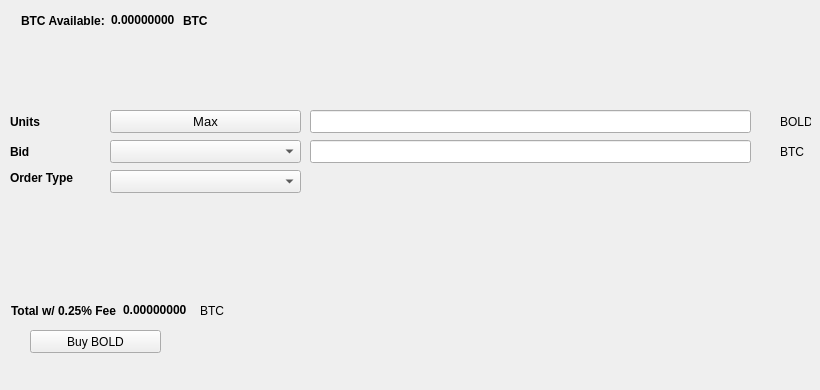
   <widget class="QWidget" name="BuyTab">
    <attribute name="title">
     <string>Buy</string>
    </attribute>
    <widget class="QPushButton" name="BuyBOLD">
     <property name="geometry">
      <rect>
       <x>30</x>
       <y>330</y>
       <width>131</width>
       <height>23</height>
      </rect>
     </property>
     <property name="text">
      <string>Buy BOLD</string>
     </property>
     <property name="icon">
      <iconset resource="../bold.qrc">
       <normaloff>:/icons/bitcoin</normaloff>:/icons/bitcoin</iconset>
     </property>
    </widget>
    <widget class="QLabel" name="label_3">
     <property name="geometry">
      <rect>
       <x>10</x>
       <y>110</y>
       <width>46</width>
       <height>23</height>
      </rect>
     </property>
     <property name="font">
      <font>
       <weight>75</weight>
       <bold>true</bold>
      </font>
     </property>
     <property name="text">
      <string>Units</string>
     </property>
    </widget>
    <widget class="QLineEdit" name="UnitsInput">
     <property name="geometry">
      <rect>
       <x>310</x>
       <y>110</y>
       <width>441</width>
       <height>23</height>
      </rect>
     </property>
     <property name="font">
      <font>
       <pointsize>9</pointsize>
       <weight>75</weight>
       <bold>true</bold>
      </font>
     </property>
    </widget>
    <widget class="QLineEdit" name="BuyBidPriceEdit">
     <property name="geometry">
      <rect>
       <x>310</x>
       <y>140</y>
       <width>441</width>
       <height>23</height>
      </rect>
     </property>
     <property name="font">
      <font>
       <pointsize>9</pointsize>
       <weight>75</weight>
       <bold>true</bold>
      </font>
     </property>
    </widget>
    <widget class="QLabel" name="label_4">
     <property name="geometry">
      <rect>
       <x>780</x>
       <y>110</y>
       <width>31</width>
       <height>23</height>
      </rect>
     </property>
     <property name="text">
      <string>BOLD</string>
     </property>
    </widget>
    <widget class="QLabel" name="label_5">
     <property name="geometry">
      <rect>
       <x>780</x>
       <y>140</y>
       <width>31</width>
       <height>23</height>
      </rect>
     </property>
     <property name="text">
      <string>BTC</string>
     </property>
    </widget>
    <widget class="QLabel" name="label_6">
     <property name="geometry">
      <rect>
       <x>10</x>
       <y>140</y>
       <width>46</width>
       <height>23</height>
      </rect>
     </property>
     <property name="font">
      <font>
       <weight>75</weight>
       <bold>true</bold>
      </font>
     </property>
     <property name="text">
      <string>Bid</string>
     </property>
    </widget>
    <widget class="QLabel" name="label_7">
     <property name="geometry">
      <rect>
       <x>10</x>
       <y>170</y>
       <width>91</width>
       <height>16</height>
      </rect>
     </property>
     <property name="font">
      <font>
       <weight>75</weight>
       <bold>true</bold>
      </font>
     </property>
     <property name="text">
      <string>Order Type</string>
     </property>
    </widget>
    <widget class="QPushButton" name="Buy_Max_Amount">
     <property name="geometry">
      <rect>
       <x>110</x>
       <y>110</y>
       <width>191</width>
       <height>23</height>
      </rect>
     </property>
     <property name="font">
      <font>
       <pointsize>10</pointsize>
      </font>
     </property>
     <property name="text">
      <string>Max</string>
     </property>
    </widget>
    <widget class="QComboBox" name="BuyBidcomboBox">
     <property name="geometry">
      <rect>
       <x>110</x>
       <y>140</y>
       <width>191</width>
       <height>23</height>
      </rect>
     </property>
     <property name="font">
      <font>
       <pointsize>10</pointsize>
      </font>
     </property>
    </widget>
    <widget class="QComboBox" name="buyOrdertypeCombo">
     <property name="geometry">
      <rect>
       <x>110</x>
       <y>170</y>
       <width>191</width>
       <height>23</height>
      </rect>
     </property>
     <property name="font">
      <font>
       <pointsize>10</pointsize>
      </font>
     </property>
    </widget>
    <widget class="QWidget" name="layoutWidget1">
     <property name="geometry">
      <rect>
       <x>21</x>
       <y>11</y>
       <width>227</width>
       <height>19</height>
      </rect>
     </property>
     <layout class="QHBoxLayout" name="horizontalLayout_3">
      <item>
       <widget class="QLabel" name="label232">
        <property name="font">
         <font>
          <weight>75</weight>
          <bold>true</bold>
         </font>
        </property>
        <property name="text">
         <string>BTC Available:</string>
        </property>
       </widget>
      </item>
      <item>
       <widget class="QLabel" name="BtcAvailableLbl">
        <property name="palette">
         <palette>
          <active>
           <colorrole role="WindowText">
            <brush brushstyle="SolidPattern">
             <color alpha="255">
              <red>0</red>
              <green>0</green>
              <blue>0</blue>
             </color>
            </brush>
           </colorrole>
           <colorrole role="Button">
            <brush brushstyle="SolidPattern">
             <color alpha="255">
              <red>0</red>
              <green>170</green>
              <blue>0</blue>
             </color>
            </brush>
           </colorrole>
           <colorrole role="Light">
            <brush brushstyle="SolidPattern">
             <color alpha="255">
              <red>0</red>
              <green>255</green>
              <blue>0</blue>
             </color>
            </brush>
           </colorrole>
           <colorrole role="Midlight">
            <brush brushstyle="SolidPattern">
             <color alpha="255">
              <red>0</red>
              <green>212</green>
              <blue>0</blue>
             </color>
            </brush>
           </colorrole>
           <colorrole role="Dark">
            <brush brushstyle="SolidPattern">
             <color alpha="255">
              <red>0</red>
              <green>85</green>
              <blue>0</blue>
             </color>
            </brush>
           </colorrole>
           <colorrole role="Mid">
            <brush brushstyle="SolidPattern">
             <color alpha="255">
              <red>0</red>
              <green>113</green>
              <blue>0</blue>
             </color>
            </brush>
           </colorrole>
           <colorrole role="Text">
            <brush brushstyle="SolidPattern">
             <color alpha="255">
              <red>0</red>
              <green>170</green>
              <blue>0</blue>
             </color>
            </brush>
           </colorrole>
           <colorrole role="BrightText">
            <brush brushstyle="SolidPattern">
             <color alpha="255">
              <red>255</red>
              <green>255</green>
              <blue>255</blue>
             </color>
            </brush>
           </colorrole>
           <colorrole role="ButtonText">
            <brush brushstyle="SolidPattern">
             <color alpha="255">
              <red>0</red>
              <green>0</green>
              <blue>0</blue>
             </color>
            </brush>
           </colorrole>
           <colorrole role="Base">
            <brush brushstyle="SolidPattern">
             <color alpha="255">
              <red>255</red>
              <green>255</green>
              <blue>255</blue>
             </color>
            </brush>
           </colorrole>
           <colorrole role="Window">
            <brush brushstyle="SolidPattern">
             <color alpha="255">
              <red>0</red>
              <green>170</green>
              <blue>0</blue>
             </color>
            </brush>
           </colorrole>
           <colorrole role="Shadow">
            <brush brushstyle="SolidPattern">
             <color alpha="255">
              <red>0</red>
              <green>0</green>
              <blue>0</blue>
             </color>
            </brush>
           </colorrole>
           <colorrole role="AlternateBase">
            <brush brushstyle="SolidPattern">
             <color alpha="255">
              <red>127</red>
              <green>212</green>
              <blue>127</blue>
             </color>
            </brush>
           </colorrole>
           <colorrole role="ToolTipBase">
            <brush brushstyle="SolidPattern">
             <color alpha="255">
              <red>255</red>
              <green>255</green>
              <blue>220</blue>
             </color>
            </brush>
           </colorrole>
           <colorrole role="ToolTipText">
            <brush brushstyle="SolidPattern">
             <color alpha="255">
              <red>0</red>
              <green>0</green>
              <blue>0</blue>
             </color>
            </brush>
           </colorrole>
          </active>
          <inactive>
           <colorrole role="WindowText">
            <brush brushstyle="SolidPattern">
             <color alpha="255">
              <red>0</red>
              <green>0</green>
              <blue>0</blue>
             </color>
            </brush>
           </colorrole>
           <colorrole role="Button">
            <brush brushstyle="SolidPattern">
             <color alpha="255">
              <red>0</red>
              <green>170</green>
              <blue>0</blue>
             </color>
            </brush>
           </colorrole>
           <colorrole role="Light">
            <brush brushstyle="SolidPattern">
             <color alpha="255">
              <red>0</red>
              <green>255</green>
              <blue>0</blue>
             </color>
            </brush>
           </colorrole>
           <colorrole role="Midlight">
            <brush brushstyle="SolidPattern">
             <color alpha="255">
              <red>0</red>
              <green>212</green>
              <blue>0</blue>
             </color>
            </brush>
           </colorrole>
           <colorrole role="Dark">
            <brush brushstyle="SolidPattern">
             <color alpha="255">
              <red>0</red>
              <green>85</green>
              <blue>0</blue>
             </color>
            </brush>
           </colorrole>
           <colorrole role="Mid">
            <brush brushstyle="SolidPattern">
             <color alpha="255">
              <red>0</red>
              <green>113</green>
              <blue>0</blue>
             </color>
            </brush>
           </colorrole>
           <colorrole role="Text">
            <brush brushstyle="SolidPattern">
             <color alpha="255">
              <red>0</red>
              <green>170</green>
              <blue>0</blue>
             </color>
            </brush>
           </colorrole>
           <colorrole role="BrightText">
            <brush brushstyle="SolidPattern">
             <color alpha="255">
              <red>255</red>
              <green>255</green>
              <blue>255</blue>
             </color>
            </brush>
           </colorrole>
           <colorrole role="ButtonText">
            <brush brushstyle="SolidPattern">
             <color alpha="255">
              <red>0</red>
              <green>0</green>
              <blue>0</blue>
             </color>
            </brush>
           </colorrole>
           <colorrole role="Base">
            <brush brushstyle="SolidPattern">
             <color alpha="255">
              <red>255</red>
              <green>255</green>
              <blue>255</blue>
             </color>
            </brush>
           </colorrole>
           <colorrole role="Window">
            <brush brushstyle="SolidPattern">
             <color alpha="255">
              <red>0</red>
              <green>170</green>
              <blue>0</blue>
             </color>
            </brush>
           </colorrole>
           <colorrole role="Shadow">
            <brush brushstyle="SolidPattern">
             <color alpha="255">
              <red>0</red>
              <green>0</green>
              <blue>0</blue>
             </color>
            </brush>
           </colorrole>
           <colorrole role="AlternateBase">
            <brush brushstyle="SolidPattern">
             <color alpha="255">
              <red>127</red>
              <green>212</green>
              <blue>127</blue>
             </color>
            </brush>
           </colorrole>
           <colorrole role="ToolTipBase">
            <brush brushstyle="SolidPattern">
             <color alpha="255">
              <red>255</red>
              <green>255</green>
              <blue>220</blue>
             </color>
            </brush>
           </colorrole>
           <colorrole role="ToolTipText">
            <brush brushstyle="SolidPattern">
             <color alpha="255">
              <red>0</red>
              <green>0</green>
              <blue>0</blue>
             </color>
            </brush>
           </colorrole>
          </inactive>
          <disabled>
           <colorrole role="WindowText">
            <brush brushstyle="SolidPattern">
             <color alpha="255">
              <red>0</red>
              <green>85</green>
              <blue>0</blue>
             </color>
            </brush>
           </colorrole>
           <colorrole role="Button">
            <brush brushstyle="SolidPattern">
             <color alpha="255">
              <red>0</red>
              <green>170</green>
              <blue>0</blue>
             </color>
            </brush>
           </colorrole>
           <colorrole role="Light">
            <brush brushstyle="SolidPattern">
             <color alpha="255">
              <red>0</red>
              <green>255</green>
              <blue>0</blue>
             </color>
            </brush>
           </colorrole>
           <colorrole role="Midlight">
            <brush brushstyle="SolidPattern">
             <color alpha="255">
              <red>0</red>
              <green>212</green>
              <blue>0</blue>
             </color>
            </brush>
           </colorrole>
           <colorrole role="Dark">
            <brush brushstyle="SolidPattern">
             <color alpha="255">
              <red>0</red>
              <green>85</green>
              <blue>0</blue>
             </color>
            </brush>
           </colorrole>
           <colorrole role="Mid">
            <brush brushstyle="SolidPattern">
             <color alpha="255">
              <red>0</red>
              <green>113</green>
              <blue>0</blue>
             </color>
            </brush>
           </colorrole>
           <colorrole role="Text">
            <brush brushstyle="SolidPattern">
             <color alpha="255">
              <red>0</red>
              <green>85</green>
              <blue>0</blue>
             </color>
            </brush>
           </colorrole>
           <colorrole role="BrightText">
            <brush brushstyle="SolidPattern">
             <color alpha="255">
              <red>255</red>
              <green>255</green>
              <blue>255</blue>
             </color>
            </brush>
           </colorrole>
           <colorrole role="ButtonText">
            <brush brushstyle="SolidPattern">
             <color alpha="255">
              <red>0</red>
              <green>85</green>
              <blue>0</blue>
             </color>
            </brush>
           </colorrole>
           <colorrole role="Base">
            <brush brushstyle="SolidPattern">
             <color alpha="255">
              <red>0</red>
              <green>170</green>
              <blue>0</blue>
             </color>
            </brush>
           </colorrole>
           <colorrole role="Window">
            <brush brushstyle="SolidPattern">
             <color alpha="255">
              <red>0</red>
              <green>170</green>
              <blue>0</blue>
             </color>
            </brush>
           </colorrole>
           <colorrole role="Shadow">
            <brush brushstyle="SolidPattern">
             <color alpha="255">
              <red>0</red>
              <green>0</green>
              <blue>0</blue>
             </color>
            </brush>
           </colorrole>
           <colorrole role="AlternateBase">
            <brush brushstyle="SolidPattern">
             <color alpha="255">
              <red>0</red>
              <green>170</green>
              <blue>0</blue>
             </color>
            </brush>
           </colorrole>
           <colorrole role="ToolTipBase">
            <brush brushstyle="SolidPattern">
             <color alpha="255">
              <red>255</red>
              <green>255</green>
              <blue>220</blue>
             </color>
            </brush>
           </colorrole>
           <colorrole role="ToolTipText">
            <brush brushstyle="SolidPattern">
             <color alpha="255">
              <red>0</red>
              <green>0</green>
              <blue>0</blue>
             </color>
            </brush>
           </colorrole>
          </disabled>
         </palette>
        </property>
        <property name="font">
         <font>
          <weight>75</weight>
          <bold>true</bold>
         </font>
        </property>
        <property name="text">
         <string>0.00000000</string>
        </property>
        <property name="textInteractionFlags">
         <set>Qt::LinksAccessibleByMouse|Qt::TextSelectableByKeyboard|Qt::TextSelectableByMouse</set>
        </property>
       </widget>
      </item>
      <item>
       <widget class="QLabel" name="BtcAvailableLbl_2">
        <property name="font">
         <font>
          <weight>75</weight>
          <bold>true</bold>
         </font>
        </property>
        <property name="text">
         <string>BTC</string>
        </property>
       </widget>
      </item>
     </layout>
    </widget>
    <widget class="QWidget" name="layoutWidge2">
     <property name="geometry">
      <rect>
       <x>11</x>
       <y>301</y>
       <width>259</width>
       <height>19</height>
      </rect>
     </property>
     <layout class="QHBoxLayout" name="horizontalLayout_4">
      <item>
       <widget class="QLabel" name="label_9">
        <property name="font">
         <font>
          <weight>75</weight>
          <bold>true</bold>
         </font>
        </property>
        <property name="text">
         <string>Total w/ 0.25% Fee</string>
        </property>
       </widget>
      </item>
      <item>
       <widget class="QLabel" name="BuyCostLabel">
        <property name="palette">
         <palette>
          <active>
           <colorrole role="WindowText">
            <brush brushstyle="SolidPattern">
             <color alpha="255">
              <red>0</red>
              <green>0</green>
              <blue>0</blue>
             </color>
            </brush>
           </colorrole>
           <colorrole role="Button">
            <brush brushstyle="SolidPattern">
             <color alpha="255">
              <red>0</red>
              <green>170</green>
              <blue>0</blue>
             </color>
            </brush>
           </colorrole>
           <colorrole role="Light">
            <brush brushstyle="SolidPattern">
             <color alpha="255">
              <red>0</red>
              <green>255</green>
              <blue>0</blue>
             </color>
            </brush>
           </colorrole>
           <colorrole role="Midlight">
            <brush brushstyle="SolidPattern">
             <color alpha="255">
              <red>0</red>
              <green>212</green>
              <blue>0</blue>
             </color>
            </brush>
           </colorrole>
           <colorrole role="Dark">
            <brush brushstyle="SolidPattern">
             <color alpha="255">
              <red>0</red>
              <green>85</green>
              <blue>0</blue>
             </color>
            </brush>
           </colorrole>
           <colorrole role="Mid">
            <brush brushstyle="SolidPattern">
             <color alpha="255">
              <red>0</red>
              <green>113</green>
              <blue>0</blue>
             </color>
            </brush>
           </colorrole>
           <colorrole role="Text">
            <brush brushstyle="SolidPattern">
             <color alpha="255">
              <red>0</red>
              <green>170</green>
              <blue>0</blue>
             </color>
            </brush>
           </colorrole>
           <colorrole role="BrightText">
            <brush brushstyle="SolidPattern">
             <color alpha="255">
              <red>255</red>
              <green>255</green>
              <blue>255</blue>
             </color>
            </brush>
           </colorrole>
           <colorrole role="ButtonText">
            <brush brushstyle="SolidPattern">
             <color alpha="255">
              <red>0</red>
              <green>0</green>
              <blue>0</blue>
             </color>
            </brush>
           </colorrole>
           <colorrole role="Base">
            <brush brushstyle="SolidPattern">
             <color alpha="255">
              <red>255</red>
              <green>255</green>
              <blue>255</blue>
             </color>
            </brush>
           </colorrole>
           <colorrole role="Window">
            <brush brushstyle="SolidPattern">
             <color alpha="255">
              <red>0</red>
              <green>170</green>
              <blue>0</blue>
             </color>
            </brush>
           </colorrole>
           <colorrole role="Shadow">
            <brush brushstyle="SolidPattern">
             <color alpha="255">
              <red>0</red>
              <green>0</green>
              <blue>0</blue>
             </color>
            </brush>
           </colorrole>
           <colorrole role="AlternateBase">
            <brush brushstyle="SolidPattern">
             <color alpha="255">
              <red>127</red>
              <green>212</green>
              <blue>127</blue>
             </color>
            </brush>
           </colorrole>
           <colorrole role="ToolTipBase">
            <brush brushstyle="SolidPattern">
             <color alpha="255">
              <red>255</red>
              <green>255</green>
              <blue>220</blue>
             </color>
            </brush>
           </colorrole>
           <colorrole role="ToolTipText">
            <brush brushstyle="SolidPattern">
             <color alpha="255">
              <red>0</red>
              <green>0</green>
              <blue>0</blue>
             </color>
            </brush>
           </colorrole>
          </active>
          <inactive>
           <colorrole role="WindowText">
            <brush brushstyle="SolidPattern">
             <color alpha="255">
              <red>0</red>
              <green>0</green>
              <blue>0</blue>
             </color>
            </brush>
           </colorrole>
           <colorrole role="Button">
            <brush brushstyle="SolidPattern">
             <color alpha="255">
              <red>0</red>
              <green>170</green>
              <blue>0</blue>
             </color>
            </brush>
           </colorrole>
           <colorrole role="Light">
            <brush brushstyle="SolidPattern">
             <color alpha="255">
              <red>0</red>
              <green>255</green>
              <blue>0</blue>
             </color>
            </brush>
           </colorrole>
           <colorrole role="Midlight">
            <brush brushstyle="SolidPattern">
             <color alpha="255">
              <red>0</red>
              <green>212</green>
              <blue>0</blue>
             </color>
            </brush>
           </colorrole>
           <colorrole role="Dark">
            <brush brushstyle="SolidPattern">
             <color alpha="255">
              <red>0</red>
              <green>85</green>
              <blue>0</blue>
             </color>
            </brush>
           </colorrole>
           <colorrole role="Mid">
            <brush brushstyle="SolidPattern">
             <color alpha="255">
              <red>0</red>
              <green>113</green>
              <blue>0</blue>
             </color>
            </brush>
           </colorrole>
           <colorrole role="Text">
            <brush brushstyle="SolidPattern">
             <color alpha="255">
              <red>0</red>
              <green>170</green>
              <blue>0</blue>
             </color>
            </brush>
           </colorrole>
           <colorrole role="BrightText">
            <brush brushstyle="SolidPattern">
             <color alpha="255">
              <red>255</red>
              <green>255</green>
              <blue>255</blue>
             </color>
            </brush>
           </colorrole>
           <colorrole role="ButtonText">
            <brush brushstyle="SolidPattern">
             <color alpha="255">
              <red>0</red>
              <green>0</green>
              <blue>0</blue>
             </color>
            </brush>
           </colorrole>
           <colorrole role="Base">
            <brush brushstyle="SolidPattern">
             <color alpha="255">
              <red>255</red>
              <green>255</green>
              <blue>255</blue>
             </color>
            </brush>
           </colorrole>
           <colorrole role="Window">
            <brush brushstyle="SolidPattern">
             <color alpha="255">
              <red>0</red>
              <green>170</green>
              <blue>0</blue>
             </color>
            </brush>
           </colorrole>
           <colorrole role="Shadow">
            <brush brushstyle="SolidPattern">
             <color alpha="255">
              <red>0</red>
              <green>0</green>
              <blue>0</blue>
             </color>
            </brush>
           </colorrole>
           <colorrole role="AlternateBase">
            <brush brushstyle="SolidPattern">
             <color alpha="255">
              <red>127</red>
              <green>212</green>
              <blue>127</blue>
             </color>
            </brush>
           </colorrole>
           <colorrole role="ToolTipBase">
            <brush brushstyle="SolidPattern">
             <color alpha="255">
              <red>255</red>
              <green>255</green>
              <blue>220</blue>
             </color>
            </brush>
           </colorrole>
           <colorrole role="ToolTipText">
            <brush brushstyle="SolidPattern">
             <color alpha="255">
              <red>0</red>
              <green>0</green>
              <blue>0</blue>
             </color>
            </brush>
           </colorrole>
          </inactive>
          <disabled>
           <colorrole role="WindowText">
            <brush brushstyle="SolidPattern">
             <color alpha="255">
              <red>0</red>
              <green>85</green>
              <blue>0</blue>
             </color>
            </brush>
           </colorrole>
           <colorrole role="Button">
            <brush brushstyle="SolidPattern">
             <color alpha="255">
              <red>0</red>
              <green>170</green>
              <blue>0</blue>
             </color>
            </brush>
           </colorrole>
           <colorrole role="Light">
            <brush brushstyle="SolidPattern">
             <color alpha="255">
              <red>0</red>
              <green>255</green>
              <blue>0</blue>
             </color>
            </brush>
           </colorrole>
           <colorrole role="Midlight">
            <brush brushstyle="SolidPattern">
             <color alpha="255">
              <red>0</red>
              <green>212</green>
              <blue>0</blue>
             </color>
            </brush>
           </colorrole>
           <colorrole role="Dark">
            <brush brushstyle="SolidPattern">
             <color alpha="255">
              <red>0</red>
              <green>85</green>
              <blue>0</blue>
             </color>
            </brush>
           </colorrole>
           <colorrole role="Mid">
            <brush brushstyle="SolidPattern">
             <color alpha="255">
              <red>0</red>
              <green>113</green>
              <blue>0</blue>
             </color>
            </brush>
           </colorrole>
           <colorrole role="Text">
            <brush brushstyle="SolidPattern">
             <color alpha="255">
              <red>0</red>
              <green>85</green>
              <blue>0</blue>
             </color>
            </brush>
           </colorrole>
           <colorrole role="BrightText">
            <brush brushstyle="SolidPattern">
             <color alpha="255">
              <red>255</red>
              <green>255</green>
              <blue>255</blue>
             </color>
            </brush>
           </colorrole>
           <colorrole role="ButtonText">
            <brush brushstyle="SolidPattern">
             <color alpha="255">
              <red>0</red>
              <green>85</green>
              <blue>0</blue>
             </color>
            </brush>
           </colorrole>
           <colorrole role="Base">
            <brush brushstyle="SolidPattern">
             <color alpha="255">
              <red>0</red>
              <green>170</green>
              <blue>0</blue>
             </color>
            </brush>
           </colorrole>
           <colorrole role="Window">
            <brush brushstyle="SolidPattern">
             <color alpha="255">
              <red>0</red>
              <green>170</green>
              <blue>0</blue>
             </color>
            </brush>
           </colorrole>
           <colorrole role="Shadow">
            <brush brushstyle="SolidPattern">
             <color alpha="255">
              <red>0</red>
              <green>0</green>
              <blue>0</blue>
             </color>
            </brush>
           </colorrole>
           <colorrole role="AlternateBase">
            <brush brushstyle="SolidPattern">
             <color alpha="255">
              <red>0</red>
              <green>170</green>
              <blue>0</blue>
             </color>
            </brush>
           </colorrole>
           <colorrole role="ToolTipBase">
            <brush brushstyle="SolidPattern">
             <color alpha="255">
              <red>255</red>
              <green>255</green>
              <blue>220</blue>
             </color>
            </brush>
           </colorrole>
           <colorrole role="ToolTipText">
            <brush brushstyle="SolidPattern">
             <color alpha="255">
              <red>0</red>
              <green>0</green>
              <blue>0</blue>
             </color>
            </brush>
           </colorrole>
          </disabled>
         </palette>
        </property>
        <property name="font">
         <font>
          <weight>75</weight>
          <bold>true</bold>
         </font>
        </property>
        <property name="autoFillBackground">
         <bool>false</bool>
        </property>
        <property name="text">
         <string>0.00000000</string>
        </property>
        <property name="textInteractionFlags">
         <set>Qt::LinksAccessibleByMouse|Qt::TextSelectableByMouse</set>
        </property>
       </widget>
      </item>
      <item>
       <widget class="QLabel" name="label_10">
        <property name="font">
         <font>
          <weight>50</weight>
          <bold>false</bold>
         </font>
        </property>
        <property name="text">
         <string>BTC</string>
        </property>
       </widget>
      </item>
     </layout>
    </widget>
    <widget class="QLabel" name="label_24">
     <property name="geometry">
      <rect>
       <x>460</x>
       <y>300</y>
       <width>281</width>
       <height>81</height>
      </rect>
     </property>
     <property name="text">
      <string/>
     </property>
     <property name="pixmap">
      <pixmap>:/images/bittrex</pixmap>
     </property>
    </widget>
   </widget>
